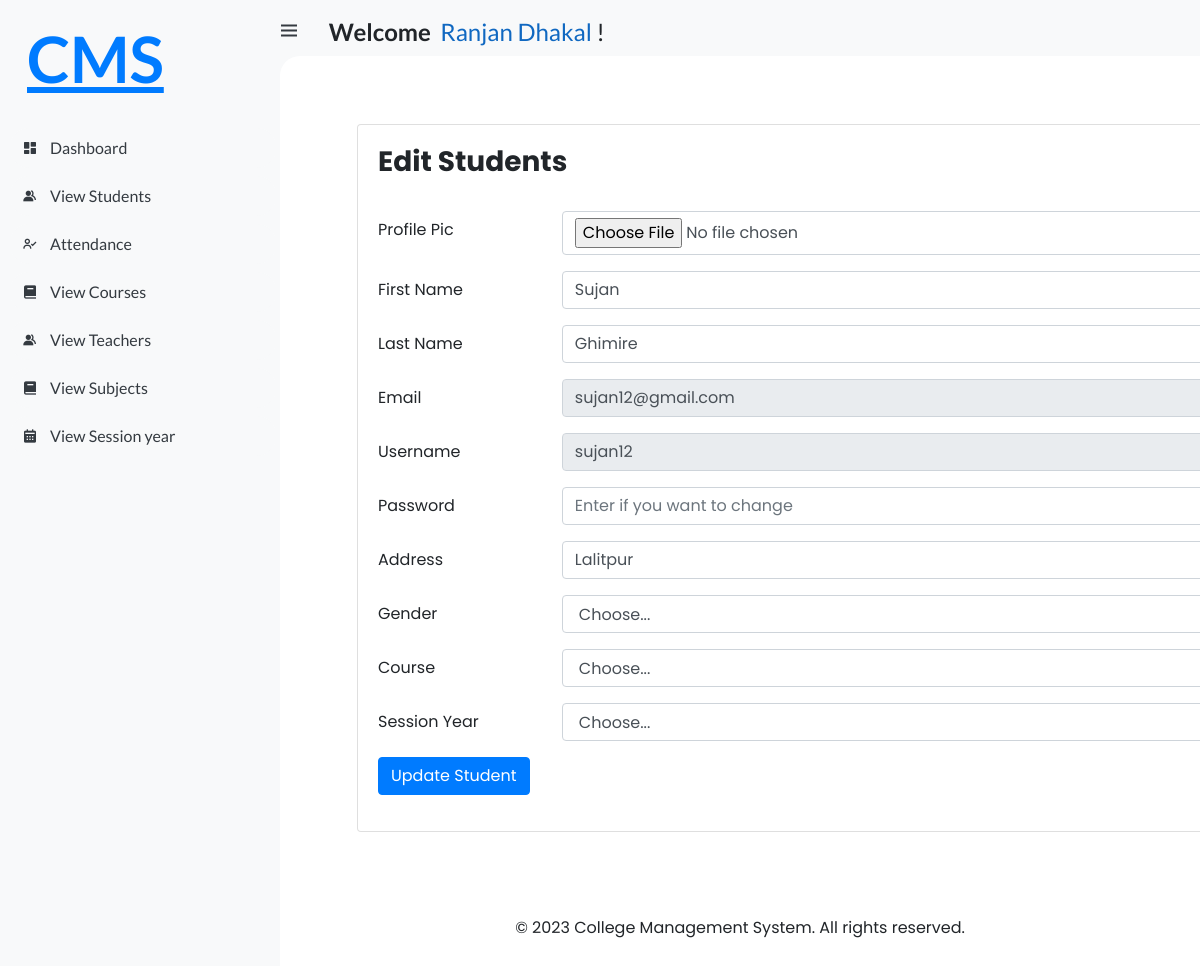
The page /hod/Students/Edit/1 (signed in) on the database its author committed.
### student_management_app/models.py (models this page shows, shortened)
class CustomUser(AbstractUser):
    USER = (
        (1, 'HOD'),
        (2, 'STAFF'),
        (3, 'STUDENT'),
    )
    user_type = models.CharField(choices=USER, max_length=50, default=1)
    profile_pic = models.ImageField(upload_to='media/profile_pic/')

class Student(models.Model):
    admin = models.OneToOneField(CustomUser, on_delete=models.CASCADE)
    address = models.TextField()
    gender = models.CharField(max_length=100)
    course_id = models.ForeignKey(Course, on_delete=models.DO_NOTHING)
    session_year_id = models.ForeignKey(Session_Year, on_delete=models.DO_NOTHING)
    created_at = models.DateTimeField(auto_now_add=True)
    updated_at = models.DateTimeField(auto_now_add=True)

### student_management_system/Hod_views.py (the view)
# urls.py: path('hod/Students/Edit/<str:id>', Hod_views.Edit_Students, name='edit_students'),
@login_required(login_url='/')
def Edit_Students(request, id):
    student = Student.objects.filter(id=id)
    course = Course.objects.all()
    session_year = Session_Year.objects.all()
    context = {
        'student': student,
        'course': course,
        'session_year': session_year,
    }
    return render(request, 'Hod/edit_student.html', context)

### templates/Hod/edit_student.html (shortened to what this page needs)
{% extends 'index.html' %}
{% load static %}
{% block content %}
<link rel="stylesheet" href="{% static 'style/hod_styles/edit_student.css' %}">
<div class="card" >
  <div class="card-body">
    <div class="update_container">
        <h3><b>Edit Students</b></h3>
        <br>
        <form action="{% url 'update_students' %}" method="post" enctype="multipart/form-data">
          <div class="form-group row">
            <label for="profile_pic" class="col-sm-2 col-form-label">Profile Pic</label>
            <div class="col-sm-10">
              <input type="file" class="form-control" id="profile_pic">
            </div>
          </div>
          <div class="form-group row">
            <label for="first_name" class="col-sm-2 col-form-label">First Name</label>
            <div class="col-sm-10">
              <input type="text" class="form-control" id="first_name" name="first_name" value="{% for i in student %}{{i.admin.first_name}}{% endfor %}">
            </div>
          </div>
          <div class="form-group row">
            <label for="last_name" class="col-sm-2 col-form-label">Last Name</label>
            <div class="col-sm-10">
              <input type="text" class="form-control" id="last_name" name="last_name" value="{% for i in student %}{{i.admin.last_name}}{% endfor %}">
            </div>
          </div>
          <div class="form-group row">
            <label for="email" class="col-sm-2 col-form-label">Email</label>
            <div class="col-sm-10">
              <input type="text" class="form-control" id="email" name="email" value="{% for i in student %}{{i.admin.email}}{% endfor %}" readonly>
            </div>
          </div>
          <div class="form-group row">
            <label for="username" class="col-sm-2 col-form-label">Username</label>
            <div class="col-sm-10">
              <input type="text" class="form-control" id="username" name="username" value="{% for i in student %}{{i.admin.username}}{% endfor %}" readonly>
            </div>
          </div>
          <div class="form-group row">
            <label for="password" class="col-sm-2 col-form-label">Password</label>
            <div class="col-sm-10">
              <input type="text" class="form-control" id="password" name="password" placeholder="Enter if you want to change">
            </div>
          </div>
          <div class="form-group row">
            <label for="address" class="col-sm-2 col-form-label">Address</label>
            <div class="col-sm-10">
              <input type="text" class="form-control" id="address" name="address" value="{% for i in student %}{{i.address}}{% endfor %}">
            </div>
          </div>
          <div class="form-group row">
            <label class="col-sm-2 col-form-label">Gender</label>
            <div class="col-sm-10">
              <select class="form-control" id="gender" name="gender">
                <option selected>Choose...</option>
              </select>
            </div>
          </div>
          <div class="form-group row">
            <label class="col-sm-2 col-form-label">Course</label>
            <div class="col-sm-10">
              <select class="form-control" id="course_id" name="course_id">
                <option selected>Choose...</option>
              </select>
            </div>
          </div>
          <div class="form-group row">
            <label class="col-sm-2 col-form-label">Session Year</label>
            <div class="col-sm-10">
              <select class="form-control" id="session_year_id" name="session_year_id">
                <option selected>Choose...</option>
              </select>
            </div>
          </div>
          <div class="form-group row">
            <div class="col-sm-10">
              <button type="submit" class="btn btn-primary">Update Student</button>
            </div>
          </div>
        </form>
    </div>
  </div>
</div>
{% endblock %}

### templates/index.html (shortened to what this page needs)
<!DOCTYPE html>
<html lang="en">
{% load static %}
{% load active_link_tags %}
<head>
	<link href='https://unpkg.com/boxicons@2.0.9/css/boxicons.min.css' rel='stylesheet'>
	<link rel="stylesheet" href="https://cdn.jsdelivr.net/npm/bootstrap@4.0.0/dist/css/bootstrap.min.css">
	<link rel="stylesheet" href="/static/css/base.css">
	<link rel="stylesheet" href="{% static 'style/index.css' %}">
	<link rel="stylesheet" href="https://cdn.jsdelivr.net/npm/bootstrap@4.0.0/dist/css/bootstrap.min.css">
</head>
<body>
	<section id="sidebar">
		<a href="{% url 'hod_home' %}" class="brand">
			<p style="margin-left: 27px;margin-top: 77px;font-size:4rem;">
				CMS
			</p>
		</a>
		{% if user.user_type == '1'%}
		<ul class="side-menu top">
			<li class="{% active_link 'hod_home' 'active' %}">
				<a href="{% url 'hod_home' %}">
					<i class='bx bxs-dashboard' ></i>
					<span class="text">Dashboard</span>
				</a>
			</li>
			<li class="{% active_link 'view_attendances' 'active' %}">
				<a href="{% url 'view_attendances' %}">
					<i class='bx bx-user-check' ></i>
					<span class="text">Attendance</span>
				</a>
			</li>
			<li class="{% active_link 'view_staffs' 'active' %}">
				<a href="{% url 'view_staffs' %}">
					<i class='bx bxs-group' ></i>
					<span class="text">Teachers</span>
				</a>
			</li>
			<li class="{% active_link 'view_students' 'active' %}">
				<a href="{% url 'view_students' %}">
					<i class='bx bxs-group' ></i>
					<span class="text">Students</span>
				</a>
			</li>
			<li class="{% active_link 'view_courses' 'active' %}">
				<a href="{% url 'view_courses' %}">
					<i class='bx bxs-book' ></i>
					<span class="text">Courses</span>
				</a>
			</li>
			<li class="{% active_link 'view_subjects' 'active' %}">
				<a href="{% url 'view_subjects' %}">
					<i class='bx bxs-book' ></i>
					<span class="text">Subjects</span>
				</a>
			</li>
			<li class="{% active_link 'view_sessions' 'active' %}">
				<a href="{% url 'view_sessions' %}">
					<i class='bx bxs-calendar' ></i>
					<span class="text">Session Year</span>
				</a>
			</li>
			<li class="{% active_link 'view_contacts' 'active' %}">
				<a href="{% url 'view_contacts' %}">
					<i class='bx bxs-contact' ></i>
					<span class="text">Contacts</span>
				</a>
			</li>
		</ul>
		{% elif user.user_type == '2'%}
		<ul class="side-menu top">
			<li class="{% active_link 'staff_home' 'active' %}">
				<a href="{% url 'staff_home' %}">
					<i class='bx bxs-dashboard' ></i>
					<span class="text">Dashboard</span>
				</a>
			</li>
			<li class="{% active_link 'feature_view_students' 'active' %}">
				<a href="{% url 'feature_view_students' %}">
					<i class='bx bxs-group' ></i>
					<span class="text">View Students</span>
				</a>
			</li>
			<li class="{% active_link 'view_staff_attendances' 'active' %}">
				<a href="{% url 'view_staff_attendances' %}">
					<i class='bx bx-user-check'></i>
					<span class="text">Attendance</span>
				</a>
			</li>
			<li class="{% active_link 'feature_view_courses' 'active' %}">
				<a href="{% url 'feature_view_courses' %}">
					<i class='bx bxs-book' ></i>
					<span class="text">View Courses</span>
				</a>
			</li>
			<li class="{% active_link 'feature_view_staffs' 'active' %}">
				<a href="{% url 'feature_view_staffs' %}">
					<i class='bx bxs-group' ></i>
					<span class="text">View Teachers</span>
				</a>
			</li>
			<li class="{% active_link 'feature_view_subjects' 'active' %}">
				<a href="{% url 'feature_view_subjects' %}">
					<i class='bx bxs-book' ></i>
					<span class="text">View Subjects</span>
				</a>
			</li>
			<li class="{% active_link 'feature_view_sessions' 'active' %}">
				<a href="{% url 'feature_view_sessions' %}">
					<i class='bx bxs-calendar' ></i>
					<span class="text">View Session year</span>
				</a>
			</li>
		</ul>
		{% endif%}
	</section>
	<section id="content">
		<nav>
			<div class="container mt-5" style="margin-top: 1rem!important;">
				<div class="row">
					<div class="col-md-6">
						<div class="top-nav-search">
							<h4 style="margin-left: -42px;">
							<i class='bx bx-menu' ></i>
								<strong>Welcome</strong>&nbsp;
								<span style="color: #1068c1;">{{user.first_name}} {{user.last_name}}</span>&nbsp;!
							</h4>
						</div>
					</div>
					<div class="col-md-6">
					</div>
				</div>
			</div>
		</nav>
		<main>
			{% block content %}
			{% endblock %}
			<br><br><br><br>
			<footer>
				<div class="container">
					<div class="row">
						<div class="col-md-12 text-center">
							<p style="margin-bottom: -7px;">&copy; 2023 College Management System. All rights reserved.</p>
						</div>
					</div>
				</div>
			</footer>
		</main>
	</section>
</body>
</html>

### static/css/base.css (style rules this page uses)
* { margin: 0; padding: 0; box-sizing: border-box; }
a { text-decoration: none; }
li { list-style: none; }
:root { --poppins: 'Poppins', sans-serif; --lato: 'Lato', sans-serif; --light: #F9F9F9; --blue: #3C91E6; --light-blue: #CFE8FF; --grey: #eee; --dark-grey: #AAAAAA; --dark: #342E37; --red: #DB504A; --yellow: #FFCE26; --light-yellow: #FFF2C6; --orange: #FD7238; --light-orange: #FFE0D3; }
html { overflow-x: hidden; }
body { background: var(--grey); overflow-x: hidden; }

### static/style/index.css (style rules this page uses)
* { margin: 0; padding: 0; box-sizing: border-box; }
a { text-decoration: none; }
li { list-style: none; }
:root { --poppins: 'Poppins', sans-serif; --lato: 'Lato', sans-serif; --light: #F9F9F9; --blue: #3C91E6; --light-blue: #CFE8FF; --grey: #eee; --dark-grey: #AAAAAA; --dark: #342E37; --red: #DB504A; --yellow: #FFCE26; --light-yellow: #FFF2C6; --orange: #FD7238; --light-orange: #FFE0D3; }
html { overflow-x: hidden; }
body { background: var(--grey); overflow-x: hidden; }
#sidebar { position: fixed; top: 0; left: 0; width: 280px; height: 100%; background: var(--light); z-index: 2000; font-family: var(--lato); transition: .3s ease; overflow-x: hidden; scrollbar-width: none; }
#sidebar .brand { font-size: 24px; font-weight: 700; height: 56px; display: flex; align-items: center; color: var(--blue); position: sticky; top: 0; left: 0; background: var(--light); z-index: 500; padding-bottom: 20px; box-sizing: content-box; }
#sidebar .side-menu { width: 100%; margin-top: 48px; }
#sidebar .side-menu li { height: 48px; background: transparent; margin-left: 6px; border-radius: 48px 0 0 48px; padding: 4px; }
#sidebar .side-menu li a { width: 100%; height: 100%; background: var(--light); display: flex; align-items: center; border-radius: 48px; font-size: 16px; color: var(--dark); white-space: nowrap; overflow-x: hidden; }
#sidebar .side-menu li a .bx { min-width: calc(60px - ((4px + 6px) * 2)); display: flex; justify-content: center; }
#content { position: relative; width: calc(100% - 280px); left: 280px; transition: .3s ease; }
#content nav { height: 56px; background: var(--light); padding: 0 24px; display: flex; align-items: center; grid-gap: 24px; font-family: var(--lato); position: sticky; top: 0; left: 0; z-index: 1000; }
#content nav::before { content: ''; position: absolute; width: 40px; height: 40px; bottom: -40px; left: 0; border-radius: 50%; box-shadow: -20px -20px 0 var(--light); }
#content nav .bx.bx-menu { cursor: pointer; color: var(--dark); }
#content main { width: 100%; padding: 36px 24px; font-family: var(--poppins); max-height: calc(100vh - 56px); overflow-y: auto; }
.container { margin-top: -12px; }

### static/style/hod_styles/edit_student.css (style rules this page uses)
.update_container { background: white; }
.card { width: 1115px; margin-left: 53px; margin-top: 2rem; }

### rows shown on the page
CustomUser: first_name "Ranjan", last_name "Dhakal"
Student: first_name "Sujan", last_name "Ghimire", email "sujan12@gmail.com", username "sujan12", address "Lalitpur"
